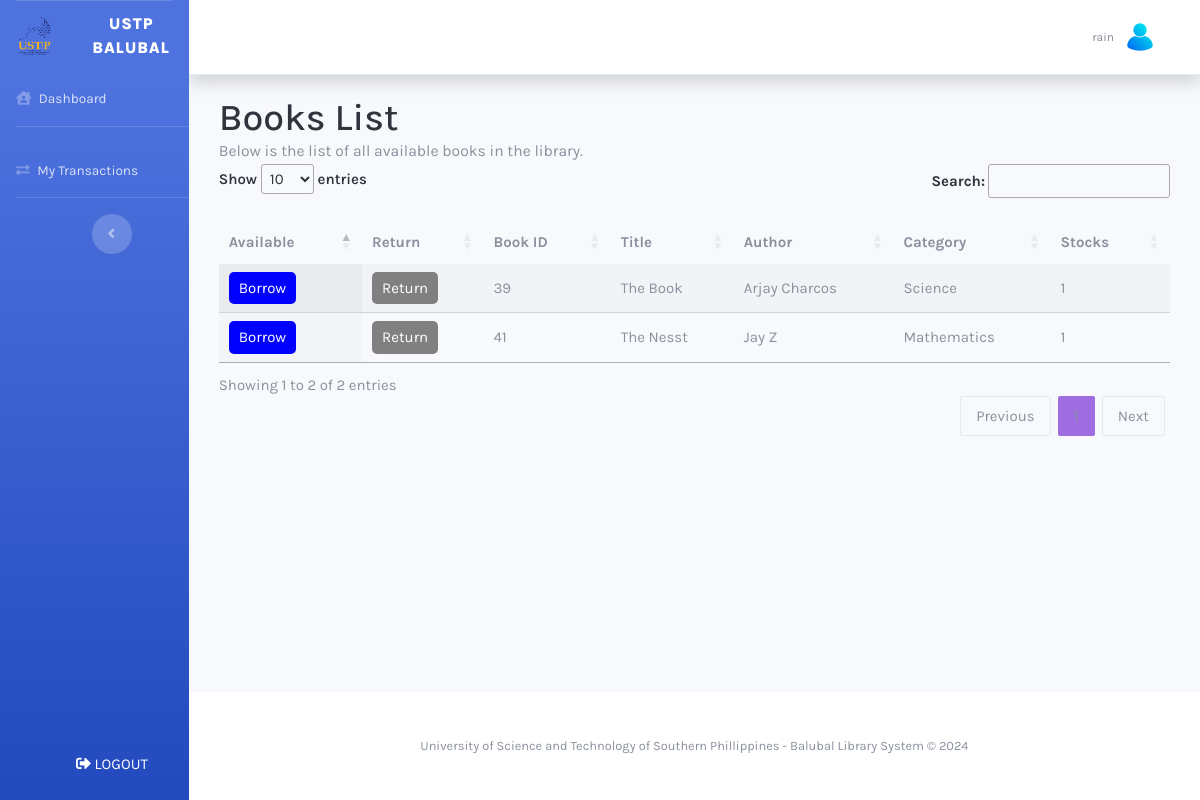
/borrower/dashboard.php (signed in), run on an earlier commit of the app's database.
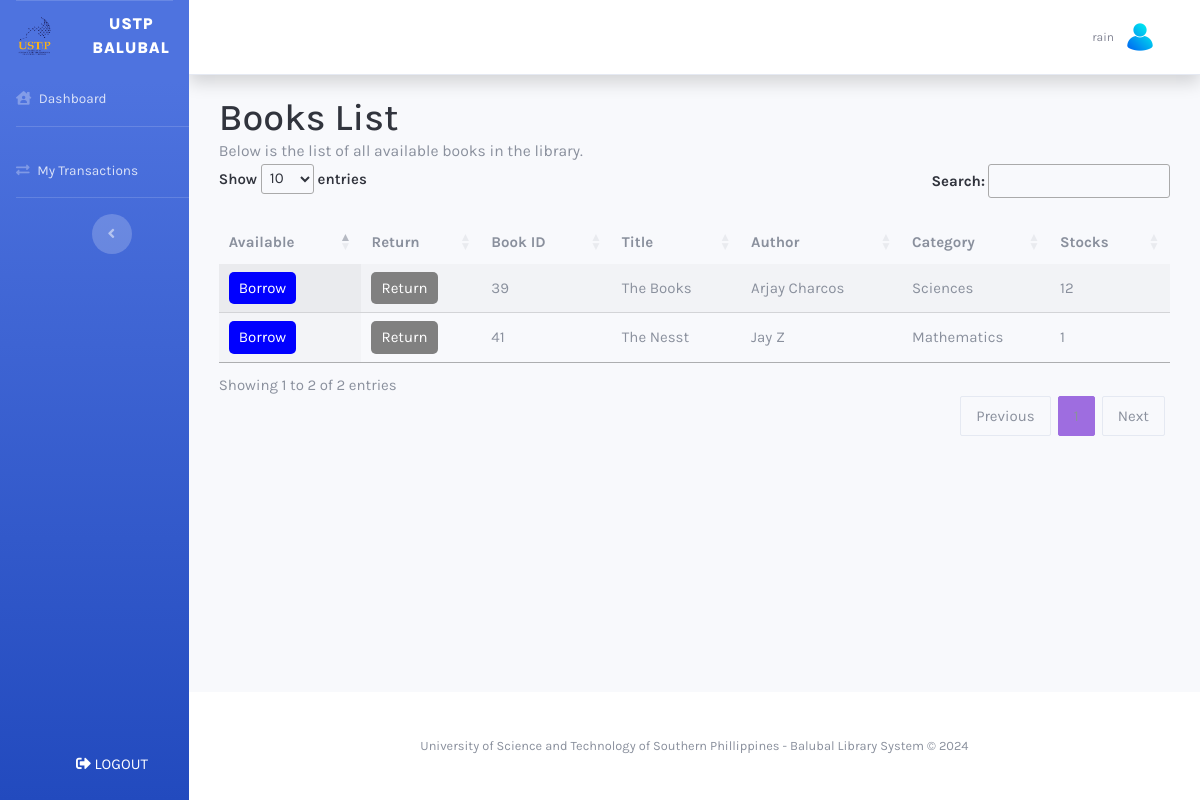
And on a later commit of the database.
### tables this page shows
CREATE TABLE `tblbooks` (
  `bookId` int(11) NOT NULL,
  `title` varchar(100) NOT NULL,
  `dateAdded` timestamp NOT NULL DEFAULT current_timestamp(),
  `quantity` int(11) NOT NULL,
  `authorId` int(11) DEFAULT NULL,
  `categoryId` int(11) DEFAULT NULL,
  `callNum` varchar(11) NOT NULL,
  `accessionNum` varchar(5) NOT NULL,
  `barcodeNum` varchar(11) NOT NULL,
  `publisher` varchar(30) NOT NULL,
  `publishedDate` date DEFAULT NULL
);

CREATE TABLE `tblcategory` (
  `categoryId` int(11) NOT NULL,
  `categoryName` varchar(30) NOT NULL
);

### borrower/dashboard.php (the view, shortened to what this page needs)
<?php
include('db/db-connect.php');
$userId = $_SESSION['user_id'];
$query = "SELECT b.bookId, b.title, b.quantity,
                 CONCAT(a.firstName, ' ', a.lastName) AS authorName,
                 c.categoryName,
                 COALESCE((
                     SELECT returned
                     FROM tblreturnborrow
                     WHERE tblreturnborrow.bookId = b.bookId
                       AND tblreturnborrow.borrowerId = ?
                     ORDER BY borrowId DESC
                     LIMIT 1
                 ), 'Yes') AS returnedStatus
          FROM tblbooks b
          JOIN tblauthor a ON b.authorId = a.authorId
          JOIN tblcategory c ON b.categoryId = c.categoryId";
$stmt = $conn->prepare($query);
$stmt->bind_param("i", $userId);
$stmt->execute();
$result = $stmt->get_result();
?>
<!DOCTYPE html>
<html lang="en">
<head>
  <link rel="stylesheet" href="https://cdnjs.cloudflare.com/ajax/libs/font-awesome/5.15.4/css/all.min.css">
  <link id="main-css-href" rel="stylesheet" href="assets/css/style.css" />
    <link rel="stylesheet" href="https://cdn.datatables.net/1.13.6/css/jquery.dataTables.min.css">
</head>
<body>
    <div class="container">
        <h1>Books List</h1>
        <p>Below is the list of all available books in the library.</p>
        <table id="dataTable" class="display" style="width:100%">
            <thead>
                <tr>
                    <th>Available</th>
                    <th>Return</th>
                    <th>Book ID</th>
                    <th>Title</th>
                    <th>Author</th>
                    <th>Category</th>
                    <th>Stocks</th>
                </tr>
            </thead>
            <tbody>
                <?php
                if ($result->num_rows > 0) {
                    while ($row = $result->fetch_assoc()) {
                        echo "<tr>";
                        echo "<td>";
                    $checkQuery = "SELECT * FROM tblreturnborrow WHERE borrowerId = ? AND bookId = ? AND returned = 'No' LIMIT 1";
                    $checkStmt = $conn->prepare($checkQuery);
                    $checkStmt->bind_param("ii", $userId, $row['bookId']);
                    $checkStmt->execute();
                    $checkResult = $checkStmt->get_result();
                        if ($row['quantity'] > 0) {
                            if ($checkResult->num_rows > 0) {
                                echo "<button class='btn-borrowed' disabled>Borrowed</button>";
                            } else {
                                echo "<button class='btn-action' onclick='handleBorrow(" . $row['bookId'] . ")'>Borrow</button>";
                            }
                        } else {
                            echo "<button class='btn-nostock' disabled>Unavailable</button>";
                        }
                        echo "</td>";
                        echo "<td>";
                        if ($row['returnedStatus'] === 'No') {
                            echo "<button class='btn-action return-btn' onclick='handleReturn(" . $row['bookId'] . ")'>Return</button>";
                        } else {
                            echo "<button class='btn-action return-btn' disabled>Return</button>";
                        }
                        echo "</td>";
                        echo "<td>" . $row['bookId'] . "</td>";
                        echo "<td>" . htmlspecialchars($row['title']) . "</td>";
                        echo "<td>" . htmlspecialchars($row['authorName']) . "</td>";
                        echo "<td>" . htmlspecialchars($row['categoryName']) . "</td>";
                        echo "<td>" . $row['quantity'] . "</td>";
                        echo "</tr>";
                    }
                }
                ?>
            </tbody>
        </table>
    </div>
</body>
</html>
<?php
$content = ob_get_clean();
include('templates/main.php');
?>

### borrower/templates/main.php (shortened to what this page needs)
<!DOCTYPE html>
<html lang="en">
<head>
    <link href="assets/vendor/fontawesome-free/css/all.min.css" rel="stylesheet" type="text/css">
    <link href="assets/css/sb-admin-2.min.css" rel="stylesheet">
    <link rel="stylesheet" href="https://cdnjs.cloudflare.com/ajax/libs/font-awesome/6.0.0-beta3/css/all.min.css">
</head>
<body id="page-top">
    <div id="wrapper">
        <ul class="navbar-nav bg-gradient-primary sidebar sidebar-dark accordion" id="accordionSidebar">
            <?php include('templates/sidebar.php'); ?>
        </ul>
        <div id="content-wrapper" class="d-flex flex-column">
            <div id="content">
                <nav class="navbar navbar-expand navbar-light bg-white topbar mb-4 static-top shadow">
                    <ul class="navbar-nav ml-auto">
                        <li class="nav-item dropdown no-arrow">
                            <a class="nav-link dropdown-toggle" href="#" id="userDropdown" role="button" data-toggle="dropdown" aria-haspopup="true" aria-expanded="false">
                                <span class="mr-2 d-none d-lg-inline text-gray-600 small">
                                    <?php
                                        echo isset($_SESSION['username']) ? $_SESSION['username'] : 'Guest';
                                    ?>
                                </span>
                                <img class="img-profile rounded-circle" src="assets/img/profile.png">
                            </a>
                        </li>
                    </ul>
                </nav>
                <div class="container-fluid">
                    <?php echo $content; ?>
                </div>
            </div>
            <footer class="sticky-footer bg-white">
                <div class="container my-auto">
                    <div class="copyright text-center my-auto">
                        <span>University of Science and Technology of Southern Phillippines - Balubal Library System &copy; 2024</span>
                    </div>
                </div>
            </footer>
        </div>
    </div>
</body>
</html>

### borrower/templates/sidebar.php (shortened to what this page needs)
<ul class="navbar-nav bg-gradient-primary sidebar sidebar-dark accordion" id="accordionSidebar">
    <a class="sidebar-brand d-flex align-items-center justify-content-center" href="dashboard.php">
        <div class="sidebar-brand-icon">
            <img src="assets/img/ustp.png" alt="Logo" width="38" height="38">
        </div>
        <div class="sidebar-brand-text mx-3">USTP Balubal</div>
    </a>
    <li class="nav-item">
        <a class="nav-link" href="dashboard.php">
            <i class="fas fa-house-user"></i>
            <span>Dashboard</span>
        </a>
    </li>
    <hr class="sidebar-divider">
    <li class="nav-item">
        <a class="nav-link" href="#" data-toggle="collapse" data-target="#collapseOne" aria-expanded="true" aria-controls="collapseOne">
            <i class="fas fa-exchange-alt"></i>
            <span>My Transactions</span>
        </a>
    </li>
    <hr class="sidebar-divider">
    <div class="text-center d-none d-md-inline">
        <button class="rounded-circle border-0" id="sidebarToggle"></button>
    </div>
    <li class="nav-item mt-auto">
        <form action="process/logout.php" method="POST" class="p-0 text-center">
            <button type="submit" class="btn btn-block text-white">
                <i class="fas fa-sign-out-alt"></i>
                Logout
            </button>
        </form>
    </li>
</ul>

### borrower/dashboard.php (style rules this page uses)
.btn-action { padding: 5px 10px; background-color: blue; color: white; border: none; border-radius: 5px; cursor: pointer; }
.return-btn { background-color: #28a745; }
.return-btn:disabled { background-color: grey; cursor: not-allowed; }

What changed in the data, as far as the page shows it:
changed tblbooks id 39: title "The Book" → "The Books"; categoryId.categoryName "Science" → "Sciences"; quantity "1" → "12"
